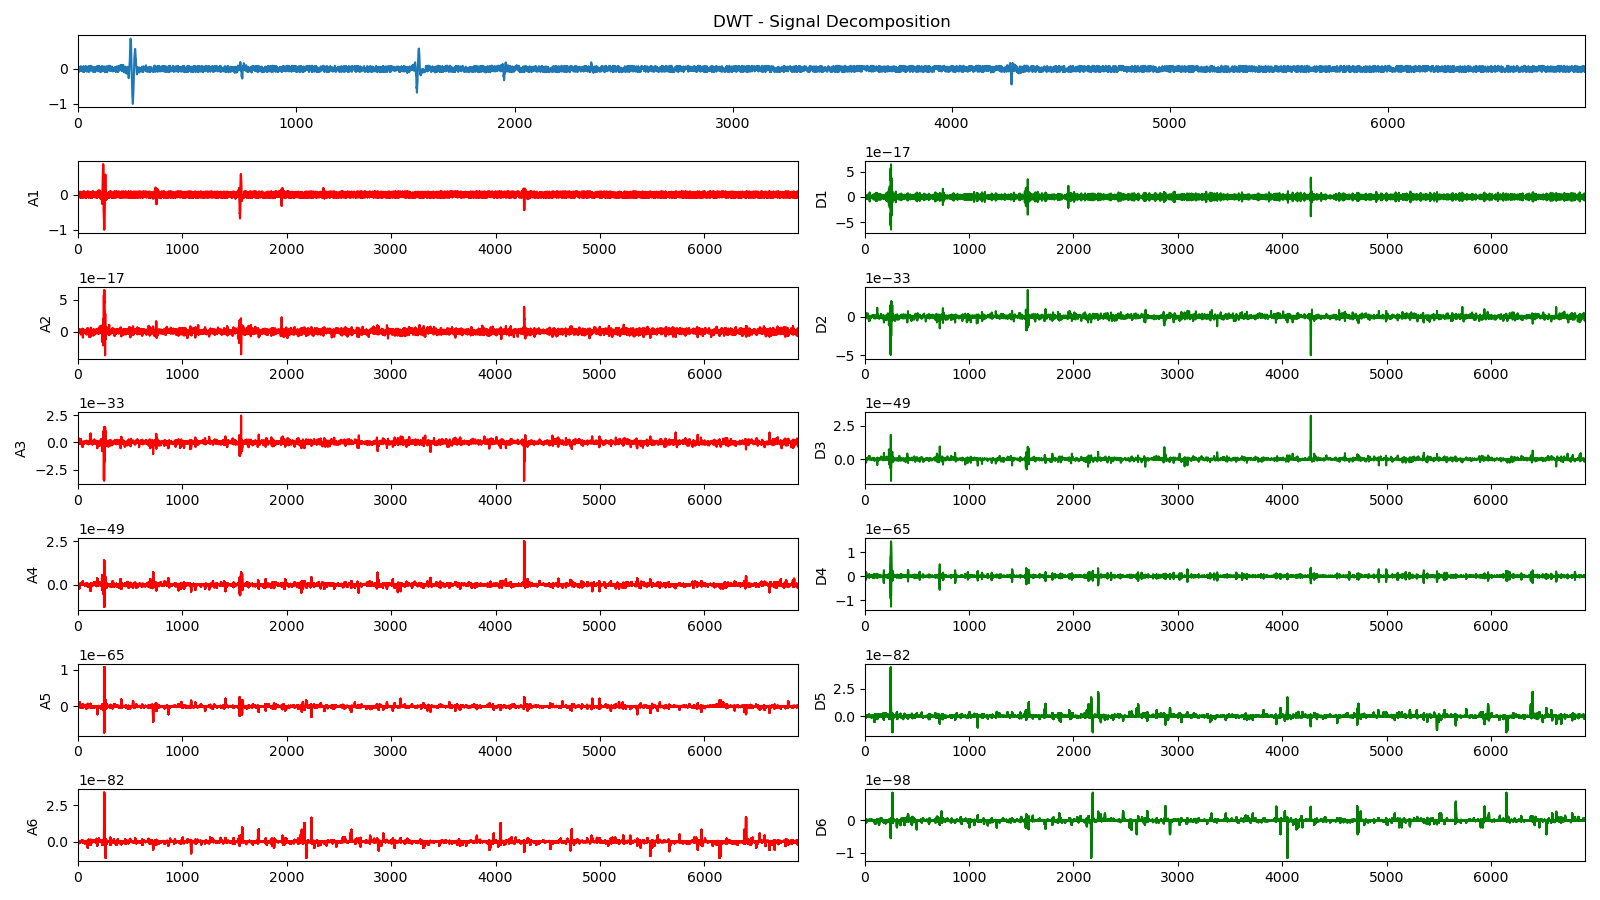

Reproduce this figure in Python.
import pywt
import matplotlib.pyplot as plt


def plot_wavedec(input_data, wavelet_type, level, title):
    """
    Plot decomposed signals based on DWT method
    plot_dwt_decon(source[:, 'sym4', "DWT: Vibroseis Signal", 6)

    :param input_data:               Input data
    :param wavelet_type:            Wavelet type --> Ex. 'db4', 'sym4'
    :param level:                   Decomposition level
    :param title:                   Title your plot --> Ex. 'Title'
    :return:                        Decomposition plots
    """
    # DWT Decomposition
    w = pywt.Wavelet(wavelet_type)
    d = input_data
    ca = []
    cd = []
    for i in range(level):
        a, d = pywt.dwt(d, w, mode='smooth')
        ca.append(a)
        cd.append(d)

    rec_a = []
    rec_d = []

    for i, coeff in enumerate(ca):
        coeff_list = [coeff, None] + [None] * i
        rec_a.append(pywt.waverec(coeff_list, w))

    for i, coeff in enumerate(cd):
        coeff_list = [None, coeff] + [None] * i
        rec_d.append(pywt.waverec(coeff_list, w))

    fig = plt.figure(figsize=(16, 9))
    ax_main = fig.add_subplot(len(rec_a) + 1, 1, 1)
    ax_main.set_title(title)
    ax_main.plot(input_data)
    ax_main.set_xlim(0, len(input_data) - 1)

    # Plot Approximation Coefficients
    for i, y in enumerate(rec_a):
        ax = fig.add_subplot(len(rec_a) + 1, 2, 3 + i * 2)
        ax.plot(y, 'r')
        ax.set_xlim(0, len(y) - 1)
        ax.set_ylabel("A%d" % (i + 1))

    # Plot Detail Coefficients
    for i, y in enumerate(rec_d):
        ax = fig.add_subplot(len(rec_d) + 1, 2, 4 + i * 2)
        ax.plot(y, 'g')
        ax.set_xlim(0, len(y) - 1)
        ax.set_ylabel("D%d" % (i + 1))
    plt.tight_layout()
    plt.show()
